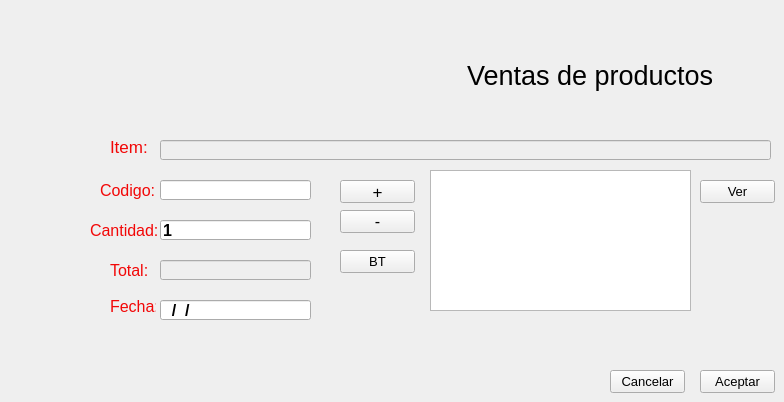
    <widget class="QWidget" name="ventadeproductosv2">
     <property name="windowTitle">
      <string>Venta de Productos</string>
     </property>
     <widget class="QLabel" name="label_59">
      <property name="geometry">
       <rect>
        <x>90</x>
        <y>220</y>
        <width>71</width>
        <height>20</height>
       </rect>
      </property>
      <property name="font">
       <font>
        <pointsize>12</pointsize>
       </font>
      </property>
      <property name="styleSheet">
       <string notr="true">color: rgb(242, 7, 7);</string>
      </property>
      <property name="text">
       <string>Cantidad:</string>
      </property>
     </widget>
     <widget class="QLabel" name="label_60">
      <property name="geometry">
       <rect>
        <x>110</x>
        <y>260</y>
        <width>41</width>
        <height>20</height>
       </rect>
      </property>
      <property name="font">
       <font>
        <pointsize>12</pointsize>
       </font>
      </property>
      <property name="styleSheet">
       <string notr="true">color: rgb(242, 7, 7);</string>
      </property>
      <property name="text">
       <string>Total:</string>
      </property>
     </widget>
     <widget class="QLineEdit" name="linecantidadvp2">
      <property name="geometry">
       <rect>
        <x>160</x>
        <y>220</y>
        <width>151</width>
        <height>20</height>
       </rect>
      </property>
      <property name="font">
       <font>
        <pointsize>12</pointsize>
        <weight>75</weight>
        <bold>true</bold>
       </font>
      </property>
      <property name="styleSheet">
       <string notr="true">color: rgb(0, 0, 0);</string>
      </property>
      <property name="inputMask">
       <string/>
      </property>
      <property name="text">
       <string>1</string>
      </property>
      <property name="maxLength">
       <number>6</number>
      </property>
     </widget>
     <widget class="QPushButton" name="btncancelarvp2">
      <property name="geometry">
       <rect>
        <x>610</x>
        <y>370</y>
        <width>75</width>
        <height>23</height>
       </rect>
      </property>
      <property name="font">
       <font>
        <pointsize>10</pointsize>
       </font>
      </property>
      <property name="styleSheet">
       <string notr="true">color: rgb(0, 0, 0);</string>
      </property>
      <property name="text">
       <string>Cancelar</string>
      </property>
     </widget>
     <widget class="QPushButton" name="btnaceptarvp2">
      <property name="geometry">
       <rect>
        <x>700</x>
        <y>370</y>
        <width>75</width>
        <height>23</height>
       </rect>
      </property>
      <property name="font">
       <font>
        <pointsize>10</pointsize>
       </font>
      </property>
      <property name="styleSheet">
       <string notr="true">color: rgb(0, 0, 0);</string>
      </property>
      <property name="text">
       <string>Aceptar</string>
      </property>
     </widget>
     <widget class="QLabel" name="label_61">
      <property name="geometry">
       <rect>
        <x>100</x>
        <y>180</y>
        <width>61</width>
        <height>20</height>
       </rect>
      </property>
      <property name="font">
       <font>
        <pointsize>12</pointsize>
       </font>
      </property>
      <property name="styleSheet">
       <string notr="true">color: rgb(242, 7, 7);</string>
      </property>
      <property name="text">
       <string>Codigo:</string>
      </property>
     </widget>
     <widget class="QPushButton" name="btnborrarvp2">
      <property name="geometry">
       <rect>
        <x>340</x>
        <y>210</y>
        <width>75</width>
        <height>23</height>
       </rect>
      </property>
      <property name="font">
       <font>
        <pointsize>12</pointsize>
       </font>
      </property>
      <property name="styleSheet">
       <string notr="true">color: rgb(0, 0, 0);</string>
      </property>
      <property name="text">
       <string>-</string>
      </property>
     </widget>
     <widget class="QLineEdit" name="linecodigovp2">
      <property name="geometry">
       <rect>
        <x>160</x>
        <y>180</y>
        <width>151</width>
        <height>20</height>
       </rect>
      </property>
      <property name="font">
       <font>
        <pointsize>12</pointsize>
        <weight>75</weight>
        <bold>true</bold>
       </font>
      </property>
      <property name="styleSheet">
       <string notr="true">color: rgb(0, 0, 0);</string>
      </property>
      <property name="inputMask">
       <string/>
      </property>
      <property name="maxLength">
       <number>13</number>
      </property>
     </widget>
     <widget class="QPushButton" name="btnveritemvp2">
      <property name="geometry">
       <rect>
        <x>700</x>
        <y>180</y>
        <width>75</width>
        <height>23</height>
       </rect>
      </property>
      <property name="font">
       <font>
        <pointsize>10</pointsize>
       </font>
      </property>
      <property name="styleSheet">
       <string notr="true">color: rgb(0, 0, 0);</string>
      </property>
      <property name="text">
       <string>Ver</string>
      </property>
     </widget>
     <widget class="QPushButton" name="btnsumarvp2">
      <property name="geometry">
       <rect>
        <x>340</x>
        <y>180</y>
        <width>75</width>
        <height>23</height>
       </rect>
      </property>
      <property name="font">
       <font>
        <pointsize>13</pointsize>
       </font>
      </property>
      <property name="styleSheet">
       <string notr="true">color: rgb(0, 0, 0);</string>
      </property>
      <property name="text">
       <string>+</string>
      </property>
     </widget>
     <widget class="QPushButton" name="btnborrartodovp2">
      <property name="geometry">
       <rect>
        <x>340</x>
        <y>250</y>
        <width>75</width>
        <height>23</height>
       </rect>
      </property>
      <property name="font">
       <font>
        <pointsize>10</pointsize>
       </font>
      </property>
      <property name="styleSheet">
       <string notr="true">color: rgb(0, 0, 0);</string>
      </property>
      <property name="text">
       <string>BT</string>
      </property>
     </widget>
     <widget class="QLineEdit" name="linepretotvp2">
      <property name="enabled">
       <bool>false</bool>
      </property>
      <property name="geometry">
       <rect>
        <x>160</x>
        <y>260</y>
        <width>151</width>
        <height>20</height>
       </rect>
      </property>
      <property name="font">
       <font>
        <pointsize>12</pointsize>
        <weight>75</weight>
        <bold>true</bold>
       </font>
      </property>
      <property name="styleSheet">
       <string notr="true">color: rgb(0, 0, 0);</string>
      </property>
      <property name="text">
       <string/>
      </property>
      <property name="maxLength">
       <number>7</number>
      </property>
     </widget>
     <widget class="QLineEdit" name="lineitemvp2">
      <property name="enabled">
       <bool>false</bool>
      </property>
      <property name="geometry">
       <rect>
        <x>160</x>
        <y>140</y>
        <width>611</width>
        <height>20</height>
       </rect>
      </property>
      <property name="font">
       <font>
        <pointsize>10</pointsize>
        <weight>75</weight>
        <bold>true</bold>
       </font>
      </property>
      <property name="styleSheet">
       <string notr="true">color: rgb(0, 0, 0);</string>
      </property>
     </widget>
     <widget class="QListWidget" name="listwidgetvp2">
      <property name="geometry">
       <rect>
        <x>430</x>
        <y>170</y>
        <width>261</width>
        <height>141</height>
       </rect>
      </property>
      <property name="font">
       <font>
        <pointsize>12</pointsize>
        <weight>75</weight>
        <bold>true</bold>
       </font>
      </property>
      <property name="styleSheet">
       <string notr="true">color: rgb(0, 0, 0);</string>
      </property>
      <property name="viewMode">
       <enum>QListView::ListMode</enum>
      </property>
      <property name="currentRow">
       <number>-1</number>
      </property>
     </widget>
     <widget class="QLabel" name="label_62">
      <property name="geometry">
       <rect>
        <x>110</x>
        <y>140</y>
        <width>46</width>
        <height>13</height>
       </rect>
      </property>
      <property name="font">
       <font>
        <pointsize>13</pointsize>
       </font>
      </property>
      <property name="styleSheet">
       <string notr="true">color: rgb(242, 7, 7);</string>
      </property>
      <property name="text">
       <string>Item:</string>
      </property>
     </widget>
     <widget class="QLineEdit" name="linefechavp2">
      <property name="geometry">
       <rect>
        <x>160</x>
        <y>300</y>
        <width>151</width>
        <height>20</height>
       </rect>
      </property>
      <property name="font">
       <font>
        <pointsize>12</pointsize>
        <weight>75</weight>
        <bold>true</bold>
       </font>
      </property>
      <property name="styleSheet">
       <string notr="true">color: rgb(0, 0, 0);</string>
      </property>
      <property name="inputMask">
       <string>##/##/####; </string>
      </property>
     </widget>
     <widget class="QLabel" name="label_96">
      <property name="geometry">
       <rect>
        <x>110</x>
        <y>300</y>
        <width>46</width>
        <height>13</height>
       </rect>
      </property>
      <property name="font">
       <font>
        <pointsize>12</pointsize>
       </font>
      </property>
      <property name="styleSheet">
       <string notr="true">color: rgb(242, 7, 7);</string>
      </property>
      <property name="text">
       <string>Fecha:</string>
      </property>
     </widget>
     <widget class="QLabel" name="label_40">
      <property name="geometry">
       <rect>
        <x>200</x>
        <y>10</y>
        <width>251</width>
        <height>101</height>
       </rect>
      </property>
      <property name="text">
       <string/>
      </property>
      <property name="pixmap">
       <pixmap>logos/logo3.png</pixmap>
      </property>
     </widget>
     <widget class="QLabel" name="label_41">
      <property name="geometry">
       <rect>
        <x>467</x>
        <y>60</y>
        <width>251</width>
        <height>31</height>
       </rect>
      </property>
      <property name="font">
       <font>
        <pointsize>20</pointsize>
       </font>
      </property>
      <property name="text">
       <string>Ventas de productos</string>
      </property>
     </widget>
    </widget>
